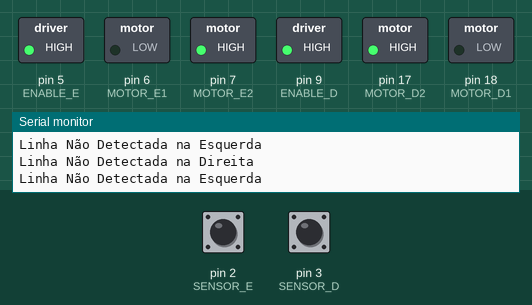
Bench run of a sketch on a simulated Arduino Nano, built with avr-gcc and run on an emulated ATmega328P. On the bench: switched loads named in the sketch (green lamp = pin HIGH), the last lines printed to the serial monitor. The inputs (shaded band) are chosen by the test bench; at power-on: pin 2 (SENSOR_E) LOW, pin 3 (SENSOR_D) LOW.

Above: at 3.2 s.
3.3 s: pin 2 (SENSOR_E) driven HIGH
At 4.3 s:
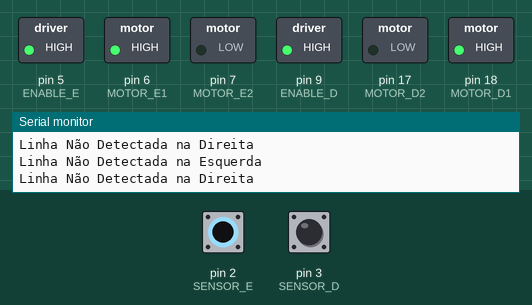
6.3 s: pin 3 (SENSOR_D) driven HIGH
At 9.1 s:
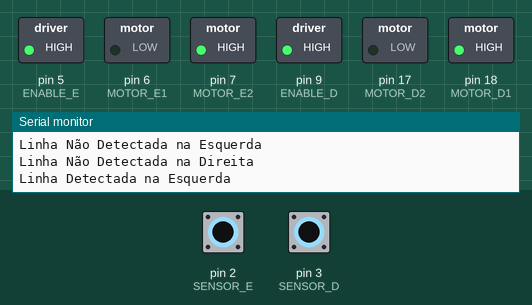
9.3 s: pin 2 (SENSOR_E) driven LOW
11.8 s: pin 3 (SENSOR_D) driven LOW
At 14.6 s:
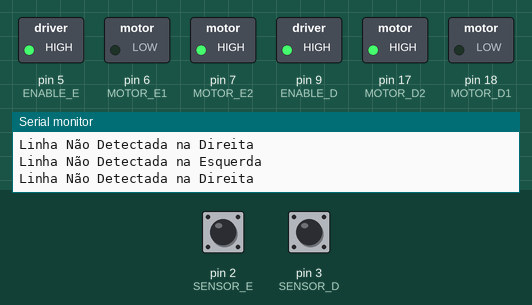
14.8 s: pin 2 (SENSOR_E) pulsed HIGH 2 times (0.12 s each, 0.3 s apart)
At 16.9 s:
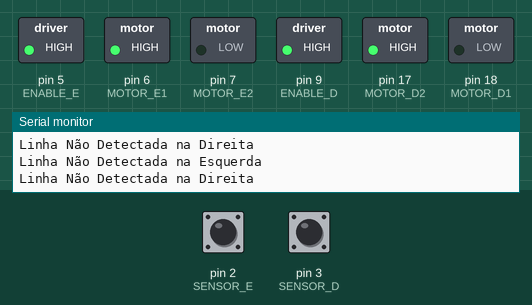
18.4 s: pin 3 (SENSOR_D) pulsed HIGH 2 times (0.12 s each, 0.3 s apart)
At 19.6 s:
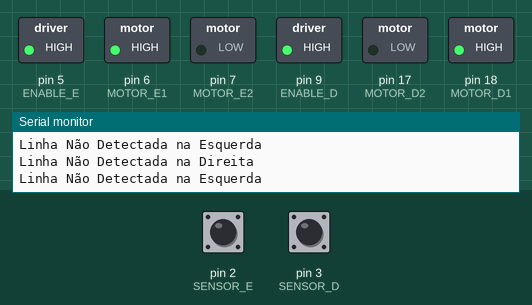
Timing chart, 0 to 23.0 s (numbered marks = the images above; inputs shaded):
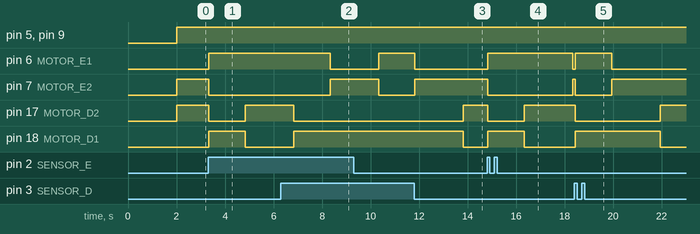

Measured:
- after the input at 3.3 s, pin 6 (MOTOR_E1): LOW → HIGH at once; pin 7 (MOTOR_E2): HIGH → LOW at once; pin 17 (MOTOR_D2): HIGH → LOW at once, → HIGH 1.5 s later; pin 18 (MOTOR_D1): LOW → HIGH at once, → LOW 1.5 s later
- after the input at 6.3 s, pin 6 (MOTOR_E1): HIGH → LOW after 2.0 s; pin 7 (MOTOR_E2): LOW → HIGH after 2.0 s; pin 17 (MOTOR_D2): goes on until 6.8 s, then stays LOW; pin 18 (MOTOR_D1): goes on until 6.8 s, then stays HIGH
- after the input at 11.8 s, pin 6 (MOTOR_E1): goes on until 11.8 s, then stays LOW; pin 7 (MOTOR_E2): goes on until 11.8 s, then stays HIGH; pin 17 (MOTOR_D2): LOW → HIGH after 2.0 s; pin 18 (MOTOR_D1): HIGH → LOW after 2.0 s
- after the input at 14.8 s, pin 6 (MOTOR_E1): LOW → HIGH at once, → LOW 3.5 s later; pin 7 (MOTOR_E2): HIGH → LOW at once, → HIGH 3.5 s later; pin 17 (MOTOR_D2): HIGH → LOW at once, → HIGH 1.5 s later; pin 18 (MOTOR_D1): LOW → HIGH at once, → LOW 1.5 s later
- after the input at 18.4 s, pin 6 (MOTOR_E1): LOW → HIGH at once, → LOW 1.5 s later; pin 7 (MOTOR_E2): HIGH → LOW at once, → HIGH 1.5 s later; pin 17 (MOTOR_D2): HIGH → LOW at once, → HIGH 3.5 s later; pin 18 (MOTOR_D1): LOW → HIGH at once, → LOW 3.5 s later

The sketch:

carrorobo.ino
```cpp
#include <Ultrasonic.h>

Ultrasonic ultrassom(15,16); // define o nome do sensor ultrasonico(ultrassom) onde o trig esta ligado na porta analogica A0 = D16 e o echo na porta analogica A1 = D15

#define MOTOR_E1 6 // Input 1 dos Motores da Esquerda // Pino 2 do L293 e D6 do Arduino Nano
#define MOTOR_E2 7 // Input 2 dos Motores da Esquerda // Pino 7 do L293 e D7 do Arduino Nano
#define MOTOR_D1 18 // Input 3 dos Motores da Direita // Pino 10 do L293 e A4 do Arduino Nano (A4 do Arduino Nano = D18 do Arduino Nano)
#define MOTOR_D2 17 // Input 4 dos Motores da Direita // Pino 15 do L293 e A3 do Arduino Nano (A3 do Arduino Nano = D17 do Arduino Nano)
#define ENABLE_E 5 // Enable 1 dos motores da Esquerda // Pino 1 do L293 e D5 do Arduino Nano
#define ENABLE_D 9 // Enable 2 dos motores da Direita // Pino 9 do L293 e D9 do Arduino Nano
#define SENSOR_D 3 // Pino do sensor de linha TCRT5000 da direita
#define SENSOR_E 2 // Pino do sensor de linha TCRT5000 da esquerda

int sensorE = 0; // Variável para leitura do sensor TCRT5000 da Direita  D3 do Arduino Nano
int sensorD = 0; // Variável para leitura do sensor TCRT5000 da Esquerda D2 do Arduino Nano

void setup() {
  pinMode(MOTOR_E1, OUTPUT);
  pinMode(MOTOR_E2, OUTPUT);
  pinMode(ENABLE_E, OUTPUT);
  pinMode(MOTOR_D1, OUTPUT);
  pinMode(MOTOR_D2, OUTPUT);
  pinMode(ENABLE_D, OUTPUT);
  pinMode(SENSOR_E, INPUT);
  pinMode(SENSOR_D, INPUT);
  Serial.begin(9600);
  delay(2000); //Tempo de espera necessario apos o inicio do round
}

//Referência: Estando atrás do robô
void vai_frente() {
  digitalWrite(ENABLE_E, 1);
  digitalWrite(ENABLE_D, 1);
  digitalWrite(MOTOR_E1, 0);
  digitalWrite(MOTOR_E2, 1);
  digitalWrite(MOTOR_D1, 0);
  digitalWrite(MOTOR_D2, 1);
}

//Referência: Estando atrás do robô
void vai_atras() {
  digitalWrite(ENABLE_E, 1);
  digitalWrite(ENABLE_D, 1);
  digitalWrite(MOTOR_E1, 1);
  digitalWrite(MOTOR_E2, 0);
  digitalWrite(MOTOR_D1, 1);
  digitalWrite(MOTOR_D2, 0);
}

//Referência: Estando atrás do robô
void vai_esquerda() {
  digitalWrite(ENABLE_E, 1);
  digitalWrite(ENABLE_D, 1);
  digitalWrite(MOTOR_E1, 0);
  digitalWrite(MOTOR_E2, 1);
  digitalWrite(MOTOR_D1, 1);
  digitalWrite(MOTOR_D2, 0);
}

//Referência: Estando atrás do robô
void vai_direita() {
  digitalWrite(ENABLE_E, 1);
  digitalWrite(ENABLE_D, 1);
  digitalWrite(MOTOR_E1, 1);
  digitalWrite(MOTOR_E2, 0);
  digitalWrite(MOTOR_D1, 0);
  digitalWrite(MOTOR_D2, 1);
}

void sensorEsquerda() //Teste Sensor de Linha da Esquerda
{
    sensorE = digitalRead(SENSOR_E);
    if (sensorE == 1)
    {
       vai_atras();
       delay(1500);
       vai_direita();
       delay(2000);
       Serial.println("Linha Detectada na Esquerda");
    }
    else
    {
      Serial.println("Linha Não Detectada na Esquerda");
    }
}

void sensorDireita() //Teste Sensor de Linha da Direita
{
    sensorD = digitalRead(SENSOR_D);
    if (sensorD == 1)
    {
       vai_atras();
       delay(1500);
       vai_esquerda();
       delay(2000);
       Serial.println("Linha Detectada na Direita");
    }
    else
    {
      Serial.println("Linha Não Detectada na Direita");
    }
}

void ataque(){
  long distancia = ultrassom.read();
    {
      if (distancia < 30)
        vai_frente();
     Serial.println("ATACAR!!!");
    }
  Serial.println("Distancia em cm: ");
  Serial.println(distancia);
}

void loop() {
  sensorEsquerda();
  sensorDireita();
  vai_frente();
}
```
